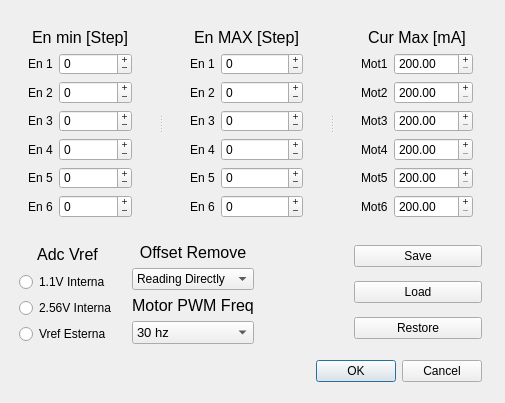
<?xml version="1.0" encoding="UTF-8"?>
<ui version="4.0">
 <author>Emanuele Alfano</author>
 <class>SettingBoard_win</class>
 <widget class="QDialog" name="SettingBoard_win">
  <property name="geometry">
   <rect>
    <x>0</x>
    <y>0</y>
    <width>505</width>
    <height>403</height>
   </rect>
  </property>
  <property name="windowTitle">
   <string>SettingBoard</string>
  </property>
  <property name="sizeGripEnabled">
   <bool>false</bool>
  </property>
  <property name="modal">
   <bool>false</bool>
  </property>
  <widget class="QWidget" name="layoutWidget">
   <property name="geometry">
    <rect>
     <x>10</x>
     <y>10</y>
     <width>481</width>
     <height>381</height>
    </rect>
   </property>
   <layout class="QVBoxLayout" name="verticalLayout">
    <property name="spacing">
     <number>16</number>
    </property>
    <item>
     <widget class="QSplitter" name="EnSelect">
      <property name="orientation">
       <enum>Qt::Horizontal</enum>
      </property>
      <property name="handleWidth">
       <number>40</number>
      </property>
      <widget class="QWidget" name="">
       <layout class="QVBoxLayout" name="EnMin">
        <item>
         <widget class="QLabel" name="valMinScr_2">
          <property name="font">
           <font>
            <pointsize>12</pointsize>
            <strikeout>false</strikeout>
            <kerning>true</kerning>
           </font>
          </property>
          <property name="text">
           <string>En min [Step]</string>
          </property>
          <property name="alignment">
           <set>Qt::AlignCenter</set>
          </property>
         </widget>
        </item>
        <item>
         <layout class="QFormLayout" name="formLayout_2">
          <property name="fieldGrowthPolicy">
           <enum>QFormLayout::AllNonFixedFieldsGrow</enum>
          </property>
          <property name="labelAlignment">
           <set>Qt::AlignCenter</set>
          </property>
          <property name="formAlignment">
           <set>Qt::AlignLeading|Qt::AlignLeft|Qt::AlignTop</set>
          </property>
          <item row="0" column="0">
           <widget class="QLabel" name="en1Label_2">
            <property name="text">
             <string>En 1</string>
            </property>
            <property name="buddy">
             <cstring>en1Min</cstring>
            </property>
           </widget>
          </item>
          <item row="0" column="1">
           <widget class="QSpinBox" name="en1Min">
            <property name="buttonSymbols">
             <enum>QAbstractSpinBox::PlusMinus</enum>
            </property>
            <property name="minimum">
             <number>-99999</number>
            </property>
            <property name="maximum">
             <number>99999</number>
            </property>
           </widget>
          </item>
          <item row="1" column="0">
           <widget class="QLabel" name="en2Label_2">
            <property name="text">
             <string>En 2</string>
            </property>
            <property name="buddy">
             <cstring>en2Min</cstring>
            </property>
           </widget>
          </item>
          <item row="1" column="1">
           <widget class="QSpinBox" name="en2Min">
            <property name="buttonSymbols">
             <enum>QAbstractSpinBox::PlusMinus</enum>
            </property>
            <property name="minimum">
             <number>-99999</number>
            </property>
            <property name="maximum">
             <number>99999</number>
            </property>
           </widget>
          </item>
          <item row="2" column="0">
           <widget class="QLabel" name="en3Label_2">
            <property name="text">
             <string>En 3</string>
            </property>
            <property name="buddy">
             <cstring>en3Min</cstring>
            </property>
           </widget>
          </item>
          <item row="2" column="1">
           <widget class="QSpinBox" name="en3Min">
            <property name="buttonSymbols">
             <enum>QAbstractSpinBox::PlusMinus</enum>
            </property>
            <property name="minimum">
             <number>-99999</number>
            </property>
            <property name="maximum">
             <number>99999</number>
            </property>
           </widget>
          </item>
          <item row="3" column="0">
           <widget class="QLabel" name="en4Label_2">
            <property name="text">
             <string>En 4</string>
            </property>
            <property name="buddy">
             <cstring>en4Min</cstring>
            </property>
           </widget>
          </item>
          <item row="3" column="1">
           <widget class="QSpinBox" name="en4Min">
            <property name="buttonSymbols">
             <enum>QAbstractSpinBox::PlusMinus</enum>
            </property>
            <property name="minimum">
             <number>-99999</number>
            </property>
            <property name="maximum">
             <number>99999</number>
            </property>
           </widget>
          </item>
          <item row="4" column="0">
           <widget class="QLabel" name="en5Label_2">
            <property name="text">
             <string>En 5</string>
            </property>
            <property name="buddy">
             <cstring>en5Min</cstring>
            </property>
           </widget>
          </item>
          <item row="4" column="1">
           <widget class="QSpinBox" name="en5Min">
            <property name="buttonSymbols">
             <enum>QAbstractSpinBox::PlusMinus</enum>
            </property>
            <property name="minimum">
             <number>-99999</number>
            </property>
            <property name="maximum">
             <number>99999</number>
            </property>
           </widget>
          </item>
          <item row="5" column="0">
           <widget class="QLabel" name="en6Label_2">
            <property name="text">
             <string>En 6</string>
            </property>
            <property name="buddy">
             <cstring>en6Min</cstring>
            </property>
           </widget>
          </item>
          <item row="5" column="1">
           <widget class="QSpinBox" name="en6Min">
            <property name="buttonSymbols">
             <enum>QAbstractSpinBox::PlusMinus</enum>
            </property>
            <property name="minimum">
             <number>-99999</number>
            </property>
            <property name="maximum">
             <number>99999</number>
            </property>
           </widget>
          </item>
         </layout>
        </item>
       </layout>
      </widget>
      <widget class="QWidget" name="">
       <layout class="QVBoxLayout" name="EnMax">
        <item>
         <widget class="QLabel" name="valMinScr">
          <property name="font">
           <font>
            <pointsize>12</pointsize>
            <strikeout>false</strikeout>
            <kerning>true</kerning>
           </font>
          </property>
          <property name="text">
           <string>En MAX [Step]</string>
          </property>
          <property name="textFormat">
           <enum>Qt::AutoText</enum>
          </property>
          <property name="alignment">
           <set>Qt::AlignCenter</set>
          </property>
         </widget>
        </item>
        <item>
         <layout class="QFormLayout" name="formLayout">
          <property name="fieldGrowthPolicy">
           <enum>QFormLayout::AllNonFixedFieldsGrow</enum>
          </property>
          <property name="labelAlignment">
           <set>Qt::AlignCenter</set>
          </property>
          <property name="formAlignment">
           <set>Qt::AlignLeading|Qt::AlignLeft|Qt::AlignTop</set>
          </property>
          <item row="0" column="0">
           <widget class="QLabel" name="en1Label">
            <property name="text">
             <string>En 1</string>
            </property>
            <property name="buddy">
             <cstring>en1Max</cstring>
            </property>
           </widget>
          </item>
          <item row="1" column="0">
           <widget class="QLabel" name="en2Label">
            <property name="text">
             <string>En 2</string>
            </property>
            <property name="buddy">
             <cstring>en2Max</cstring>
            </property>
           </widget>
          </item>
          <item row="1" column="1">
           <widget class="QSpinBox" name="en2Max">
            <property name="buttonSymbols">
             <enum>QAbstractSpinBox::PlusMinus</enum>
            </property>
            <property name="minimum">
             <number>-99999</number>
            </property>
            <property name="maximum">
             <number>99999</number>
            </property>
           </widget>
          </item>
          <item row="2" column="0">
           <widget class="QLabel" name="en3Label">
            <property name="text">
             <string>En 3</string>
            </property>
            <property name="buddy">
             <cstring>en3Max</cstring>
            </property>
           </widget>
          </item>
          <item row="2" column="1">
           <widget class="QSpinBox" name="en3Max">
            <property name="buttonSymbols">
             <enum>QAbstractSpinBox::PlusMinus</enum>
            </property>
            <property name="minimum">
             <number>-99999</number>
            </property>
            <property name="maximum">
             <number>99999</number>
            </property>
           </widget>
          </item>
          <item row="3" column="0">
           <widget class="QLabel" name="en4Label">
            <property name="text">
             <string>En 4</string>
            </property>
            <property name="buddy">
             <cstring>en4Max</cstring>
            </property>
           </widget>
          </item>
          <item row="3" column="1">
           <widget class="QSpinBox" name="en4Max">
            <property name="buttonSymbols">
             <enum>QAbstractSpinBox::PlusMinus</enum>
            </property>
            <property name="minimum">
             <number>-99999</number>
            </property>
            <property name="maximum">
             <number>99999</number>
            </property>
           </widget>
          </item>
          <item row="4" column="0">
           <widget class="QLabel" name="en5Label">
            <property name="text">
             <string>En 5</string>
            </property>
            <property name="buddy">
             <cstring>en5Max</cstring>
            </property>
           </widget>
          </item>
          <item row="4" column="1">
           <widget class="QSpinBox" name="en5Max">
            <property name="buttonSymbols">
             <enum>QAbstractSpinBox::PlusMinus</enum>
            </property>
            <property name="minimum">
             <number>-99999</number>
            </property>
            <property name="maximum">
             <number>99999</number>
            </property>
           </widget>
          </item>
          <item row="5" column="0">
           <widget class="QLabel" name="en6Label">
            <property name="text">
             <string>En 6</string>
            </property>
            <property name="buddy">
             <cstring>en6Max</cstring>
            </property>
           </widget>
          </item>
          <item row="5" column="1">
           <widget class="QSpinBox" name="en6Max">
            <property name="buttonSymbols">
             <enum>QAbstractSpinBox::PlusMinus</enum>
            </property>
            <property name="minimum">
             <number>-99999</number>
            </property>
            <property name="maximum">
             <number>99999</number>
            </property>
           </widget>
          </item>
          <item row="0" column="1">
           <widget class="QSpinBox" name="en1Max">
            <property name="buttonSymbols">
             <enum>QAbstractSpinBox::PlusMinus</enum>
            </property>
            <property name="minimum">
             <number>-99999</number>
            </property>
            <property name="maximum">
             <number>99999</number>
            </property>
           </widget>
          </item>
         </layout>
        </item>
       </layout>
      </widget>
      <widget class="QWidget" name="">
       <layout class="QVBoxLayout" name="CurMax">
        <item>
         <widget class="QLabel" name="valMinScr_3">
          <property name="font">
           <font>
            <pointsize>12</pointsize>
            <strikeout>false</strikeout>
            <kerning>true</kerning>
           </font>
          </property>
          <property name="text">
           <string>Cur Max [mA]</string>
          </property>
          <property name="textFormat">
           <enum>Qt::AutoText</enum>
          </property>
          <property name="alignment">
           <set>Qt::AlignCenter</set>
          </property>
         </widget>
        </item>
        <item>
         <layout class="QFormLayout" name="formLayout_3">
          <property name="fieldGrowthPolicy">
           <enum>QFormLayout::AllNonFixedFieldsGrow</enum>
          </property>
          <property name="labelAlignment">
           <set>Qt::AlignCenter</set>
          </property>
          <property name="formAlignment">
           <set>Qt::AlignLeading|Qt::AlignLeft|Qt::AlignTop</set>
          </property>
          <item row="0" column="0">
           <widget class="QLabel" name="en1Label_3">
            <property name="text">
             <string>Mot1</string>
            </property>
           </widget>
          </item>
          <item row="1" column="0">
           <widget class="QLabel" name="en2Label_3">
            <property name="text">
             <string>Mot2</string>
            </property>
           </widget>
          </item>
          <item row="2" column="0">
           <widget class="QLabel" name="en3Label_3">
            <property name="text">
             <string>Mot3</string>
            </property>
           </widget>
          </item>
          <item row="3" column="0">
           <widget class="QLabel" name="en4Label_3">
            <property name="text">
             <string>Mot4</string>
            </property>
           </widget>
          </item>
          <item row="4" column="0">
           <widget class="QLabel" name="en5Label_3">
            <property name="text">
             <string>Mot5</string>
            </property>
           </widget>
          </item>
          <item row="5" column="0">
           <widget class="QLabel" name="en6Label_3">
            <property name="text">
             <string>Mot6</string>
            </property>
           </widget>
          </item>
          <item row="0" column="1">
           <widget class="QDoubleSpinBox" name="curM1">
            <property name="buttonSymbols">
             <enum>QAbstractSpinBox::PlusMinus</enum>
            </property>
            <property name="minimum">
             <double>200.000000000000000</double>
            </property>
            <property name="maximum">
             <double>4000.000000000000000</double>
            </property>
           </widget>
          </item>
          <item row="5" column="1">
           <widget class="QDoubleSpinBox" name="curM6">
            <property name="buttonSymbols">
             <enum>QAbstractSpinBox::PlusMinus</enum>
            </property>
            <property name="minimum">
             <double>200.000000000000000</double>
            </property>
            <property name="maximum">
             <double>4000.000000000000000</double>
            </property>
           </widget>
          </item>
          <item row="4" column="1">
           <widget class="QDoubleSpinBox" name="curM5">
            <property name="buttonSymbols">
             <enum>QAbstractSpinBox::PlusMinus</enum>
            </property>
            <property name="minimum">
             <double>200.000000000000000</double>
            </property>
            <property name="maximum">
             <double>4000.000000000000000</double>
            </property>
           </widget>
          </item>
          <item row="3" column="1">
           <widget class="QDoubleSpinBox" name="curM4">
            <property name="buttonSymbols">
             <enum>QAbstractSpinBox::PlusMinus</enum>
            </property>
            <property name="minimum">
             <double>200.000000000000000</double>
            </property>
            <property name="maximum">
             <double>4000.000000000000000</double>
            </property>
           </widget>
          </item>
          <item row="2" column="1">
           <widget class="QDoubleSpinBox" name="curM3">
            <property name="buttonSymbols">
             <enum>QAbstractSpinBox::PlusMinus</enum>
            </property>
            <property name="minimum">
             <double>200.000000000000000</double>
            </property>
            <property name="maximum">
             <double>4000.000000000000000</double>
            </property>
           </widget>
          </item>
          <item row="1" column="1">
           <widget class="QDoubleSpinBox" name="curM2">
            <property name="buttonSymbols">
             <enum>QAbstractSpinBox::PlusMinus</enum>
            </property>
            <property name="minimum">
             <double>200.000000000000000</double>
            </property>
            <property name="maximum">
             <double>4000.000000000000000</double>
            </property>
           </widget>
          </item>
         </layout>
        </item>
       </layout>
      </widget>
     </widget>
    </item>
    <item>
     <layout class="QHBoxLayout" name="horizontalLayout_2">
      <property name="spacing">
       <number>100</number>
      </property>
      <item>
       <layout class="QHBoxLayout" name="horizontalLayout">
        <property name="spacing">
         <number>16</number>
        </property>
        <item>
         <layout class="QVBoxLayout" name="adcVref">
          <property name="spacing">
           <number>6</number>
          </property>
          <item>
           <widget class="QLabel" name="label">
            <property name="font">
             <font>
              <pointsize>12</pointsize>
              <italic>false</italic>
              <strikeout>false</strikeout>
              <kerning>true</kerning>
             </font>
            </property>
            <property name="statusTip">
             <string notr="true"/>
            </property>
            <property name="lineWidth">
             <number>1</number>
            </property>
            <property name="midLineWidth">
             <number>0</number>
            </property>
            <property name="text">
             <string>Adc Vref</string>
            </property>
            <property name="scaledContents">
             <bool>false</bool>
            </property>
            <property name="alignment">
             <set>Qt::AlignCenter</set>
            </property>
           </widget>
          </item>
          <item>
           <widget class="QRadioButton" name="in1V1">
            <property name="text">
             <string>1.1V Interna</string>
            </property>
           </widget>
          </item>
          <item>
           <widget class="QRadioButton" name="in2V56">
            <property name="text">
             <string>2.56V Interna</string>
            </property>
           </widget>
          </item>
          <item>
           <widget class="QRadioButton" name="ext">
            <property name="text">
             <string>Vref Esterna</string>
            </property>
           </widget>
          </item>
         </layout>
        </item>
        <item>
         <layout class="QVBoxLayout" name="verticalLayout_5">
          <item>
           <layout class="QVBoxLayout" name="adcOffset">
            <property name="spacing">
             <number>6</number>
            </property>
            <item>
             <widget class="QLabel" name="label_2">
              <property name="font">
               <font>
                <pointsize>12</pointsize>
                <strikeout>false</strikeout>
                <kerning>true</kerning>
               </font>
              </property>
              <property name="statusTip">
               <string notr="true"/>
              </property>
              <property name="text">
               <string>Offset Remove</string>
              </property>
              <property name="alignment">
               <set>Qt::AlignCenter</set>
              </property>
             </widget>
            </item>
            <item>
             <widget class="QComboBox" name="offsetChose">
              <item>
               <property name="text">
                <string>Reading Directly</string>
               </property>
              </item>
              <item>
               <property name="text">
                <string>Remove Offset</string>
               </property>
              </item>
             </widget>
            </item>
           </layout>
          </item>
          <item>
           <layout class="QVBoxLayout" name="MotorPwm">
            <property name="spacing">
             <number>6</number>
            </property>
            <item>
             <widget class="QLabel" name="label_3">
              <property name="font">
               <font>
                <pointsize>12</pointsize>
                <strikeout>false</strikeout>
                <kerning>true</kerning>
               </font>
              </property>
              <property name="statusTip">
               <string notr="true"/>
              </property>
              <property name="text">
               <string>Motor PWM Freq</string>
              </property>
              <property name="alignment">
               <set>Qt::AlignCenter</set>
              </property>
             </widget>
            </item>
            <item>
             <widget class="QComboBox" name="motFreqChose">
              <property name="font">
               <font>
                <pointsize>10</pointsize>
               </font>
              </property>
              <property name="editable">
               <bool>false</bool>
              </property>
              <item>
               <property name="text">
                <string>30 hz</string>
               </property>
              </item>
              <item>
               <property name="text">
                <string>120 hz</string>
               </property>
              </item>
              <item>
               <property name="text">
                <string>490 hz</string>
               </property>
              </item>
              <item>
               <property name="text">
                <string>4 Khz</string>
               </property>
              </item>
              <item>
               <property name="text">
                <string>30 Khz</string>
               </property>
              </item>
             </widget>
            </item>
           </layout>
          </item>
         </layout>
        </item>
       </layout>
      </item>
      <item>
       <layout class="QVBoxLayout" name="verticalLayout_4">
        <property name="spacing">
         <number>12</number>
        </property>
        <item>
         <widget class="QPushButton" name="saveSetting">
          <property name="text">
           <string>Save</string>
          </property>
         </widget>
        </item>
        <item>
         <widget class="QPushButton" name="loadSetting">
          <property name="text">
           <string>Load</string>
          </property>
         </widget>
        </item>
        <item>
         <widget class="QPushButton" name="restoreSetting">
          <property name="text">
           <string>Restore</string>
          </property>
         </widget>
        </item>
       </layout>
      </item>
     </layout>
    </item>
    <item>
     <spacer name="verticalSpacer">
      <property name="orientation">
       <enum>Qt::Vertical</enum>
      </property>
      <property name="sizeHint" stdset="0">
       <size>
        <width>20</width>
        <height>40</height>
       </size>
      </property>
     </spacer>
    </item>
    <item>
     <widget class="QDialogButtonBox" name="buttonBox">
      <property name="orientation">
       <enum>Qt::Horizontal</enum>
      </property>
      <property name="standardButtons">
       <set>QDialogButtonBox::Cancel|QDialogButtonBox::Ok</set>
      </property>
     </widget>
    </item>
   </layout>
  </widget>
 </widget>
 <layoutdefault spacing="6" margin="9"/>
 <tabstops>
  <tabstop>en1Min</tabstop>
  <tabstop>en1Max</tabstop>
  <tabstop>curM1</tabstop>
  <tabstop>en2Min</tabstop>
  <tabstop>en2Max</tabstop>
  <tabstop>curM2</tabstop>
  <tabstop>en3Min</tabstop>
  <tabstop>en3Max</tabstop>
  <tabstop>curM3</tabstop>
  <tabstop>en4Min</tabstop>
  <tabstop>en4Max</tabstop>
  <tabstop>curM4</tabstop>
  <tabstop>en5Min</tabstop>
  <tabstop>en5Max</tabstop>
  <tabstop>curM5</tabstop>
  <tabstop>en6Min</tabstop>
  <tabstop>en6Max</tabstop>
  <tabstop>curM6</tabstop>
  <tabstop>in1V1</tabstop>
  <tabstop>in2V56</tabstop>
  <tabstop>ext</tabstop>
  <tabstop>offsetChose</tabstop>
  <tabstop>motFreqChose</tabstop>
  <tabstop>saveSetting</tabstop>
  <tabstop>loadSetting</tabstop>
  <tabstop>restoreSetting</tabstop>
 </tabstops>
 <resources/>
 <connections>
  <connection>
   <sender>buttonBox</sender>
   <signal>accepted()</signal>
   <receiver>SettingBoard_win</receiver>
   <slot>accept()</slot>
   <hints>
    <hint type="sourcelabel">
     <x>375</x>
     <y>399</y>
    </hint>
    <hint type="destinationlabel">
     <x>294</x>
     <y>356</y>
    </hint>
   </hints>
  </connection>
  <connection>
   <sender>buttonBox</sender>
   <signal>rejected()</signal>
   <receiver>SettingBoard_win</receiver>
   <slot>reject()</slot>
   <hints>
    <hint type="sourcelabel">
     <x>424</x>
     <y>401</y>
    </hint>
    <hint type="destinationlabel">
     <x>434</x>
     <y>358</y>
    </hint>
   </hints>
  </connection>
 </connections>
 <designerdata>
  <property name="gridDeltaX">
   <number>10</number>
  </property>
  <property name="gridDeltaY">
   <number>10</number>
  </property>
  <property name="gridSnapX">
   <bool>true</bool>
  </property>
  <property name="gridSnapY">
   <bool>true</bool>
  </property>
  <property name="gridVisible">
   <bool>true</bool>
  </property>
 </designerdata>
</ui>
